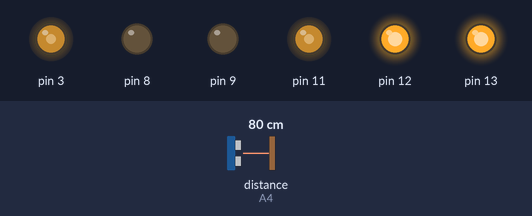
Bench run of a sketch on a simulated Arduino Mega 2560, built with avr-gcc and run on an emulated ATmega2560. Shown: output pins drawn as LEDs (lit = HIGH). Wiring (inferred from the names in the program): ultrasonic range finder: trigger A5; echo A4. The inputs (shaded band) are chosen by the test bench; at power-on: distance to the obstacle (sensor on A4) 80 cm. The echo pulse lasts 58.3 µs per cm; random numbers use the default seed unless the sketch sets one; pins used as bus, display or sensor lines are not drawn.

Above: at 1.2 s.
1.3 s: distance to the obstacle (sensor on A4) set to 11 cm
2.8 s: distance to the obstacle (sensor on A4) set to 8 cm
At 4.8 s:
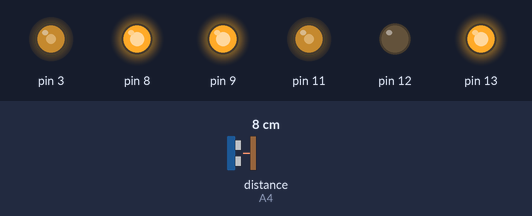
5.3 s: distance to the obstacle (sensor on A4) set to 18 cm
At 6.4 s:
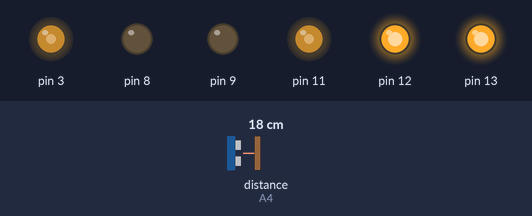
6.8 s: distance to the obstacle (sensor on A4) set to 2 cm
At 9.0 s:
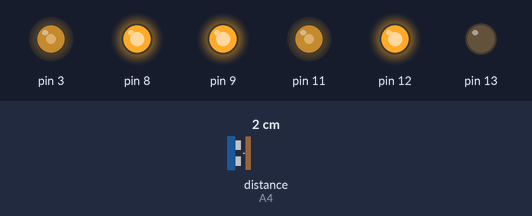
9.3 s: distance to the obstacle (sensor on A4) set to 35 cm
At 9.6 s:
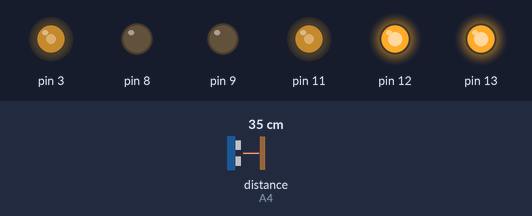
Timing chart, 0 to 11.8 s (numbered marks = the images above; inputs shaded):
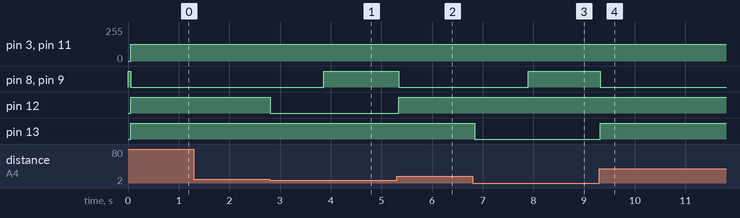

The sketch:

9_ultrasonic_motors.ino
```cpp
#include "Ultrasonic.h"
#include "MotorShield.h"

const int TRIGGER_PIN = A5;
const int ECHO_PIN = A4;
const unsigned MAX_DISTANCE = 200;
const unsigned AVOIDANCE_DISTANCE_CM = 10;

const int PING_INTERVAL_MS = 50;
const int TURN_TIME_MS = 500;

#define BATTERY

#ifdef BATTERY
const int SPEED = 127;
#else
const int SPEED = 255;
#endif

const int TURN_TIMEOUT_MS = 5000;
const int TURN_LOOPS_COUNT = (TURN_TIMEOUT_MS / TURN_TIME_MS); // each loop takes at least PING_INTERVAL_MS ms.

Ultrasonic sonar(TRIGGER_PIN, ECHO_PIN, MAX_DISTANCE);
MotorShield shield;

void setup() {
  Serial.begin(115200);
  sonar.init();
  shield.init();
  // for the direction selection in case of an obstacle
  randomSeed(analogRead(0));
}

int loopsCount = 0;
int turnDir = 0;

void loop() {
  delay(PING_INTERVAL_MS);

  unsigned distCm = sonar.ping();

  if (distCm > 0 && distCm < AVOIDANCE_DISTANCE_CM)
  {
    // turn
    if (shield.getState() == MotorShield::FORWARD)
    {
      turnDir = random(2); // 0..1
    }
    // select direction of a turn
    if( loopsCount <= TURN_LOOPS_COUNT )
    {
      if( shield.getState() != MotorShield::TURN_POSITIVE && shield.getState() != MotorShield::TURN_NEGATIVE )
      {

        if(turnDir)
        {
          shield.turn(SPEED);
        }
        else
        {
          shield.turn(-SPEED);
        }
        delay(TURN_TIME_MS);
      }
      ++loopsCount;
    }
    else
    {
      shield.stop();
    }
  }
  else if (shield.getState() != MotorShield::FORWARD)
  {
    loopsCount = 0;
    shield.move(SPEED);
  }
}
```

Measured:
- the behaviour switches between 10 and 9 cm on distance to the obstacle (sensor on A4) (found by bisection; images 0 and 1)
- after the input at 1.3 s, every drawn part: stays the same
- after the input at 2.8 s, pin 8, pin 9: LOW → HIGH after 1.1 s; pin 12: HIGH → LOW at once
- after the input at 5.3 s, pin 8, pin 9: HIGH → LOW after 0.05 s; pin 12: LOW → HIGH after 0.05 s
- after the input at 6.8 s, pin 8, pin 9: LOW → HIGH after 1.1 s; pin 13: HIGH → LOW at once
- after the input at 9.3 s, pin 8, pin 9: HIGH → LOW at once; pin 13: LOW → HIGH at once
